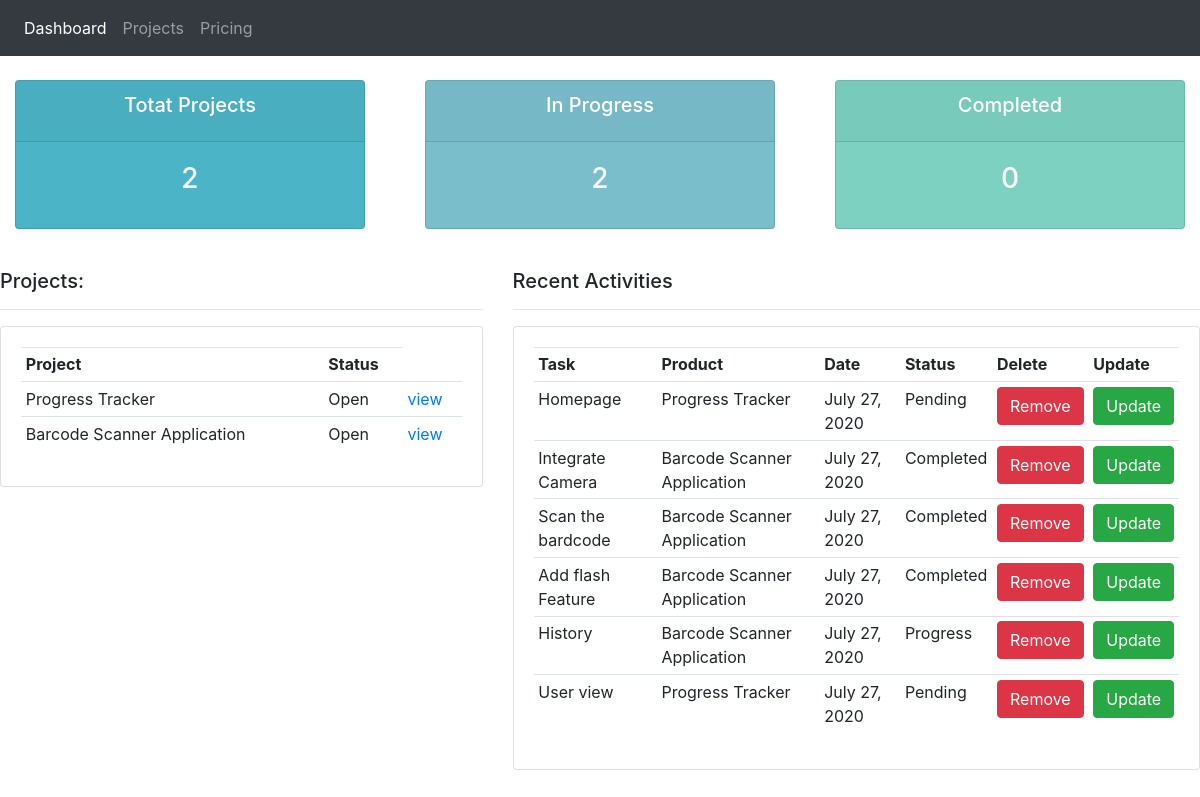
Page /system/dashboard on the committed database.
### System/models.py (models this page shows, shortened)
class Project(models.Model):
    PROJECT_STATUS = (
        ("Open", "Open"),
        ("Closed", "Closed")
    )
    name = models.CharField(max_length=50)
    description = models.TextField(max_length=1000)
    date_created = models.DateField(auto_now=True)
    last_updated = models.DateField(auto_now=True)
    status = models.CharField(max_length=200, choices=PROJECT_STATUS, default="Open", null=True)
    def __str__(self):
        return f"{self.name}"

class Task(models.Model):
    TASK_STATUS = (
        ("Pending", "Pending"),
        ("Progress", "Progress"),
        ("Completed", "Completed")
    )
    name = models.CharField(max_length=50)
    summary = models.TextField(max_length=1000)
    project = models.ForeignKey("Project", on_delete=models.SET_NULL, null=True)
    date_created = models.DateField(auto_now=True)
    status = models.CharField(max_length=200, choices=TASK_STATUS, default="Pending", null=True)

### System/views.py (the view)
# urls.py: path('dashboard', views.dashboard_view, name="dashboard"),
def dashboard_view(request):
    total_projects = Project.objects.all().count()
    progress_projects = Project.objects.filter(status="Open").count()
    print(progress_projects)
    project_completed = Project.objects.filter(status="Closed").count()
    tasks = Task.objects.all()
    projects = Project.objects.all()
    return render(request, "dashboard.html",{
        "total_projects": total_projects,
        "Inprogress": progress_projects,
        "Completed" : project_completed,
        "projects": projects,
        "tasks": tasks
    })

### System/templates/dashboard.html
{% extends "base.html" %}
{% block content %}
{% include "status.html" %}
<br>
<div class="row">
	<div class="col-md-5">
		<h5>Projects:</h5>
		<hr>
		<div class="card card-body">
			<table class="table table-sm">
				<tr>
					<th>Project</th>
					<th>Status</th>
				</tr>
				{% for project in projects %}
					<tr>
						<td>{{project.name}}</td>
						<td>{{project.status}}</td>
						<td><a href="{% url 'project' project.id %}"> view</a></td>
					</tr>
				{% endfor %}
			</table>
		</div>
	</div>
	<div class="col-md-7">
		<h5>Recent Activities</h5>
		<hr>
		<div class="card card-body">
			<table class="table table-sm">
				<tr>
                    <th>Task</th>
					<th>Product</th>
					<th>Date</th>
					<th>Status</th>
					<th>Delete</th>
					<th>Update</th>
				</tr>
				{% for task in tasks %}
					<tr>
						<td>{{task.name}}</td>
						<td>{{task.project}}</td>
						<td>{{task.date_created}}</td>
						{% if task.status == "1"%}
							<td>Open</td>
						{% else %}
							<td>{{task.status}}</td>
						{% endif %}
						<td><button type="button" class="btn btn-danger">Remove</button></td>
						<td><button type="button" class="btn btn-success">Update</button></td>
					</tr>
				{% endfor %}
			</table>
		</div>
	</div>
</div>
{% endblock %}

### System/static/css/style.css (style rules this page uses)
body { background-color: #ebeff5; }

### rows in the picture
Project: name "Progress Tracker", status "Open"
Project: name "Barcode Scanner Application", status "Open"
Task: name "Homepage", project "Progress Tracker", date_created "July 27, 2020", status "Pending"
Task: name "Integrate Camera", project "Barcode Scanner Application", date_created "July 27, 2020", status "Completed"
Task: name "Scan the bardcode", project "Barcode Scanner Application", date_created "July 27, 2020", status "Completed"
Task: name "Add flash Feature", project "Barcode Scanner Application", date_created "July 27, 2020", status "Completed"
Task: name "History", project "Barcode Scanner Application", date_created "July 27, 2020", status "Progress"
Task: name "User view", project "Progress Tracker", date_created "July 27, 2020", status "Pending"

### other values in the picture
{{ total_projects }} "2"
{{ Inprogress }} "2"
{{ Completed }} "0"
